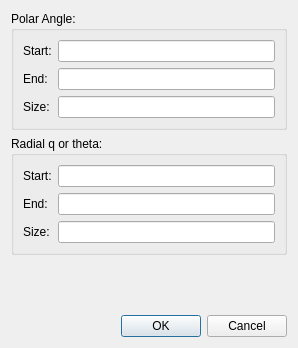
<?xml version="1.0" encoding="UTF-8"?>
<ui version="4.0">
 <class>RangeDialog</class>
 <widget class="QDialog" name="RangeDialog">
  <property name="geometry">
   <rect>
    <x>0</x>
    <y>0</y>
    <width>298</width>
    <height>348</height>
   </rect>
  </property>
  <property name="windowTitle">
   <string>Dialog</string>
  </property>
  <layout class="QGridLayout" name="gridLayout_5">
   <item row="0" column="0">
    <layout class="QVBoxLayout" name="verticalLayout">
     <item>
      <widget class="QGroupBox" name="angleGroupBox">
       <property name="title">
        <string>Polar Angle:</string>
       </property>
       <layout class="QGridLayout" name="gridLayout_3">
        <item row="0" column="0">
         <layout class="QGridLayout" name="gridLayout">
          <item row="0" column="0">
           <widget class="QLabel" name="polstartLabel">
            <property name="toolTip">
             <string>&lt;html&gt;&lt;head/&gt;&lt;body&gt;&lt;p&gt;start position of polar angle&lt;/p&gt;&lt;/body&gt;&lt;/html&gt;</string>
            </property>
            <property name="text">
             <string>Start:</string>
            </property>
            <property name="buddy">
             <cstring>polstartLineEdit</cstring>
            </property>
           </widget>
          </item>
          <item row="0" column="1">
           <widget class="QLineEdit" name="polstartLineEdit">
            <property name="toolTip">
             <string>&lt;html&gt;&lt;head/&gt;&lt;body&gt;&lt;p&gt;start position of polar angle&lt;/p&gt;&lt;/body&gt;&lt;/html&gt;</string>
            </property>
           </widget>
          </item>
          <item row="1" column="0">
           <widget class="QLabel" name="polendLabel">
            <property name="toolTip">
             <string>&lt;html&gt;&lt;head/&gt;&lt;body&gt;&lt;p&gt;end position of polar angle&lt;/p&gt;&lt;/body&gt;&lt;/html&gt;</string>
            </property>
            <property name="text">
             <string>End:</string>
            </property>
            <property name="buddy">
             <cstring>polEndLineEdit</cstring>
            </property>
           </widget>
          </item>
          <item row="1" column="1">
           <widget class="QLineEdit" name="polEndLineEdit">
            <property name="toolTip">
             <string>&lt;html&gt;&lt;head/&gt;&lt;body&gt;&lt;p&gt;end position of polar angle&lt;/p&gt;&lt;/body&gt;&lt;/html&gt;</string>
            </property>
           </widget>
          </item>
          <item row="2" column="0">
           <widget class="QLabel" name="polsizeLabel">
            <property name="toolTip">
             <string>&lt;html&gt;&lt;head/&gt;&lt;body&gt;&lt;p&gt;grid size of polar angle&lt;/p&gt;&lt;/body&gt;&lt;/html&gt;</string>
            </property>
            <property name="text">
             <string>Size:</string>
            </property>
            <property name="buddy">
             <cstring>polsizeLineEdit</cstring>
            </property>
           </widget>
          </item>
          <item row="2" column="1">
           <widget class="QLineEdit" name="polsizeLineEdit">
            <property name="toolTip">
             <string>&lt;html&gt;&lt;head/&gt;&lt;body&gt;&lt;p&gt;grid size of polar angle&lt;/p&gt;&lt;/body&gt;&lt;/html&gt;</string>
            </property>
           </widget>
          </item>
         </layout>
        </item>
       </layout>
       <zorder></zorder>
       <zorder></zorder>
      </widget>
     </item>
     <item>
      <widget class="QGroupBox" name="radialGroupBox">
       <property name="title">
        <string>Radial q or theta:</string>
       </property>
       <layout class="QGridLayout" name="gridLayout_4">
        <item row="0" column="0">
         <layout class="QGridLayout" name="gridLayout_2">
          <item row="0" column="0">
           <widget class="QLabel" name="radstartLabel">
            <property name="toolTip">
             <string>&lt;html&gt;&lt;head/&gt;&lt;body&gt;&lt;p&gt;start position of radial coordinate&lt;/p&gt;&lt;/body&gt;&lt;/html&gt;</string>
            </property>
            <property name="text">
             <string>Start:</string>
            </property>
            <property name="buddy">
             <cstring>radstartLineEdit</cstring>
            </property>
           </widget>
          </item>
          <item row="0" column="1">
           <widget class="QLineEdit" name="radstartLineEdit">
            <property name="toolTip">
             <string>&lt;html&gt;&lt;head/&gt;&lt;body&gt;&lt;p&gt;start position of radial coordinate&lt;/p&gt;&lt;/body&gt;&lt;/html&gt;</string>
            </property>
           </widget>
          </item>
          <item row="1" column="0">
           <widget class="QLabel" name="radendLabel">
            <property name="toolTip">
             <string>&lt;html&gt;&lt;head/&gt;&lt;body&gt;&lt;p&gt;end position of radial coordinate&lt;/p&gt;&lt;/body&gt;&lt;/html&gt;</string>
            </property>
            <property name="text">
             <string>End:</string>
            </property>
            <property name="buddy">
             <cstring>radendLineEdit</cstring>
            </property>
           </widget>
          </item>
          <item row="1" column="1">
           <widget class="QLineEdit" name="radendLineEdit">
            <property name="toolTip">
             <string>&lt;html&gt;&lt;head/&gt;&lt;body&gt;&lt;p&gt;end position of radial coordinate&lt;/p&gt;&lt;/body&gt;&lt;/html&gt;</string>
            </property>
           </widget>
          </item>
          <item row="2" column="0">
           <widget class="QLabel" name="radsizeLabel">
            <property name="toolTip">
             <string>&lt;html&gt;&lt;head/&gt;&lt;body&gt;&lt;p&gt;grid size of radial coordinate&lt;/p&gt;&lt;/body&gt;&lt;/html&gt;</string>
            </property>
            <property name="text">
             <string>Size:</string>
            </property>
            <property name="buddy">
             <cstring>radsizeLineEdit</cstring>
            </property>
           </widget>
          </item>
          <item row="2" column="1">
           <widget class="QLineEdit" name="radsizeLineEdit">
            <property name="toolTip">
             <string>&lt;html&gt;&lt;head/&gt;&lt;body&gt;&lt;p&gt;grid size of radial coordinate&lt;/p&gt;&lt;/body&gt;&lt;/html&gt;</string>
            </property>
           </widget>
          </item>
         </layout>
        </item>
       </layout>
      </widget>
     </item>
     <item>
      <spacer name="verticalSpacer">
       <property name="orientation">
        <enum>Qt::Vertical</enum>
       </property>
       <property name="sizeHint" stdset="0">
        <size>
         <width>20</width>
         <height>40</height>
        </size>
       </property>
      </spacer>
     </item>
     <item>
      <widget class="QDialogButtonBox" name="buttonBox">
       <property name="orientation">
        <enum>Qt::Horizontal</enum>
       </property>
       <property name="standardButtons">
        <set>QDialogButtonBox::Cancel|QDialogButtonBox::Ok</set>
       </property>
      </widget>
     </item>
    </layout>
   </item>
  </layout>
 </widget>
 <tabstops>
  <tabstop>polstartLineEdit</tabstop>
  <tabstop>polEndLineEdit</tabstop>
  <tabstop>polsizeLineEdit</tabstop>
  <tabstop>radstartLineEdit</tabstop>
  <tabstop>radendLineEdit</tabstop>
  <tabstop>radsizeLineEdit</tabstop>
  <tabstop>buttonBox</tabstop>
 </tabstops>
 <resources/>
 <connections>
  <connection>
   <sender>buttonBox</sender>
   <signal>accepted()</signal>
   <receiver>RangeDialog</receiver>
   <slot>accept()</slot>
   <hints>
    <hint type="sourcelabel">
     <x>248</x>
     <y>254</y>
    </hint>
    <hint type="destinationlabel">
     <x>157</x>
     <y>274</y>
    </hint>
   </hints>
  </connection>
  <connection>
   <sender>buttonBox</sender>
   <signal>rejected()</signal>
   <receiver>RangeDialog</receiver>
   <slot>reject()</slot>
   <hints>
    <hint type="sourcelabel">
     <x>316</x>
     <y>260</y>
    </hint>
    <hint type="destinationlabel">
     <x>286</x>
     <y>274</y>
    </hint>
   </hints>
  </connection>
 </connections>
</ui>
